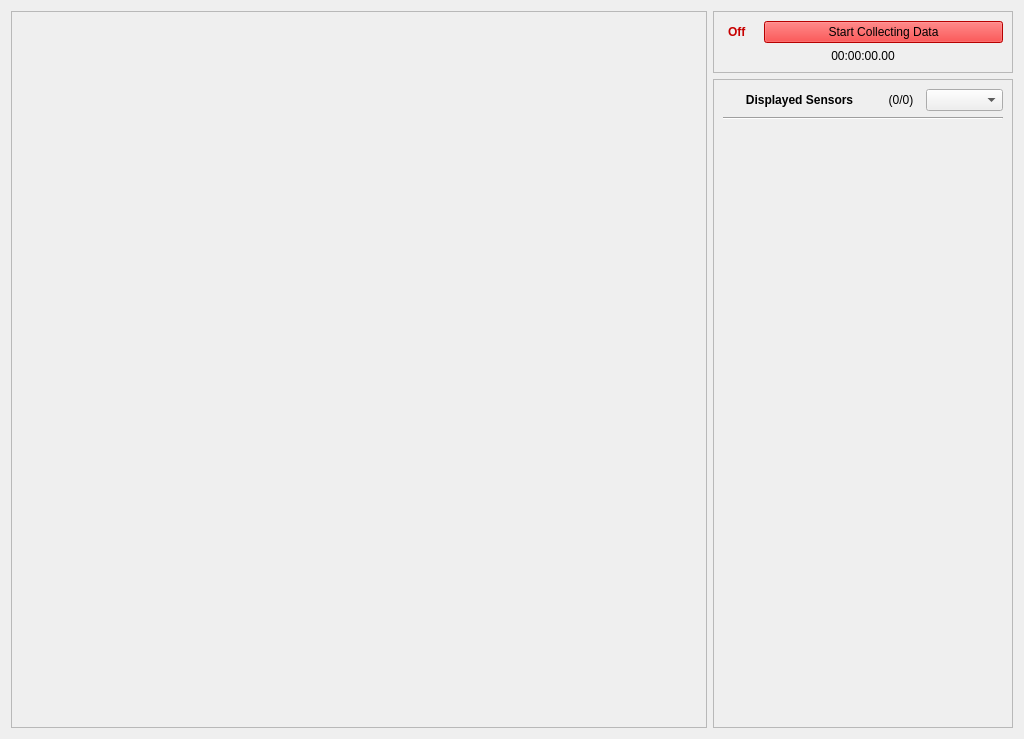
<?xml version="1.0" encoding="UTF-8"?>
<ui version="4.0">
 <class>Data_Collection</class>
 <widget class="QWidget" name="Data_Collection">
  <property name="geometry">
   <rect>
    <x>0</x>
    <y>0</y>
    <width>1024</width>
    <height>739</height>
   </rect>
  </property>
  <property name="windowTitle">
   <string>Form</string>
  </property>
  <property name="styleSheet">
   <string notr="true"/>
  </property>
  <layout class="QGridLayout" name="gridLayout">
   <item row="2" column="2">
    <widget class="QScrollArea" name="scrollable_enabledSensors">
     <property name="sizePolicy">
      <sizepolicy hsizetype="Expanding" vsizetype="Expanding">
       <horstretch>0</horstretch>
       <verstretch>0</verstretch>
      </sizepolicy>
     </property>
     <property name="minimumSize">
      <size>
       <width>300</width>
       <height>0</height>
      </size>
     </property>
     <property name="maximumSize">
      <size>
       <width>300</width>
       <height>16777215</height>
      </size>
     </property>
     <property name="styleSheet">
      <string notr="true"/>
     </property>
     <property name="widgetResizable">
      <bool>true</bool>
     </property>
     <widget class="QWidget" name="scrollAreaWidgetContents_2">
      <property name="geometry">
       <rect>
        <x>0</x>
        <y>0</y>
        <width>298</width>
        <height>641</height>
       </rect>
      </property>
      <layout class="QGridLayout" name="gridLayout_2">
       <item row="1" column="0">
        <widget class="Line" name="line_3">
         <property name="orientation">
          <enum>Qt::Horizontal</enum>
         </property>
        </widget>
       </item>
       <item row="0" column="0">
        <layout class="QHBoxLayout" name="horizontalLayout_3">
         <item>
          <widget class="QLabel" name="label_enabledSensors">
           <property name="sizePolicy">
            <sizepolicy hsizetype="Preferred" vsizetype="Preferred">
             <horstretch>4</horstretch>
             <verstretch>0</verstretch>
            </sizepolicy>
           </property>
           <property name="font">
            <font>
             <weight>75</weight>
             <bold>true</bold>
            </font>
           </property>
           <property name="text">
            <string>Displayed Sensors</string>
           </property>
           <property name="alignment">
            <set>Qt::AlignCenter</set>
           </property>
          </widget>
         </item>
         <item>
          <widget class="QLabel" name="label_active_sensor_count">
           <property name="sizePolicy">
            <sizepolicy hsizetype="Preferred" vsizetype="Preferred">
             <horstretch>1</horstretch>
             <verstretch>0</verstretch>
            </sizepolicy>
           </property>
           <property name="text">
            <string>(0/0)</string>
           </property>
           <property name="alignment">
            <set>Qt::AlignCenter</set>
           </property>
          </widget>
         </item>
         <item>
          <widget class="QComboBox" name="comboBox_graphDimension">
           <property name="sizePolicy">
            <sizepolicy hsizetype="Preferred" vsizetype="Fixed">
             <horstretch>2</horstretch>
             <verstretch>0</verstretch>
            </sizepolicy>
           </property>
           <property name="toolTip">
            <string>Graph display dimensions</string>
           </property>
           <property name="editable">
            <bool>false</bool>
           </property>
           <property name="currentText">
            <string/>
           </property>
           <property name="frame">
            <bool>true</bool>
           </property>
          </widget>
         </item>
        </layout>
       </item>
       <item row="2" column="0">
        <spacer name="verticalSpacer_2">
         <property name="orientation">
          <enum>Qt::Vertical</enum>
         </property>
         <property name="sizeHint" stdset="0">
          <size>
           <width>20</width>
           <height>40</height>
          </size>
         </property>
        </spacer>
       </item>
      </layout>
     </widget>
    </widget>
   </item>
   <item row="0" column="0" rowspan="3">
    <widget class="QScrollArea" name="scrollArea_graphs">
     <property name="styleSheet">
      <string notr="true"/>
     </property>
     <property name="widgetResizable">
      <bool>true</bool>
     </property>
     <widget class="QWidget" name="scrollAreaWidgetContents">
      <property name="geometry">
       <rect>
        <x>0</x>
        <y>0</y>
        <width>696</width>
        <height>717</height>
       </rect>
      </property>
      <property name="layoutDirection">
       <enum>Qt::LeftToRight</enum>
      </property>
     </widget>
    </widget>
   </item>
   <item row="0" column="2" rowspan="2">
    <widget class="QFrame" name="frame_displayingBox">
     <property name="styleSheet">
      <string notr="true"/>
     </property>
     <property name="frameShape">
      <enum>QFrame::StyledPanel</enum>
     </property>
     <property name="frameShadow">
      <enum>QFrame::Sunken</enum>
     </property>
     <layout class="QVBoxLayout" name="verticalLayout_2">
      <item>
       <layout class="QHBoxLayout" name="horizontalLayout">
        <item>
         <widget class="QLabel" name="indicator_onOrOff">
          <property name="minimumSize">
           <size>
            <width>35</width>
            <height>0</height>
           </size>
          </property>
          <property name="maximumSize">
           <size>
            <width>35</width>
            <height>16777215</height>
           </size>
          </property>
          <property name="font">
           <font>
            <weight>75</weight>
            <bold>true</bold>
           </font>
          </property>
          <property name="text">
           <string>&lt;html&gt;&lt;head/&gt;&lt;body&gt;&lt;p&gt;&lt;span style=&quot; color:#c70000;&quot;&gt;Off&lt;/span&gt;&lt;/p&gt;&lt;/body&gt;&lt;/html&gt;</string>
          </property>
          <property name="indent">
           <number>5</number>
          </property>
         </widget>
        </item>
        <item>
         <widget class="QPushButton" name="button_display">
          <property name="styleSheet">
           <string notr="true">background-color:red;</string>
          </property>
          <property name="text">
           <string>Start Collecting Data</string>
          </property>
          <property name="checkable">
           <bool>true</bool>
          </property>
         </widget>
        </item>
       </layout>
      </item>
      <item>
       <widget class="QLabel" name="label_timeElapsed">
        <property name="text">
         <string>00:00:00.00</string>
        </property>
        <property name="alignment">
         <set>Qt::AlignCenter</set>
        </property>
       </widget>
      </item>
     </layout>
    </widget>
   </item>
  </layout>
 </widget>
 <resources/>
 <connections/>
</ui>
